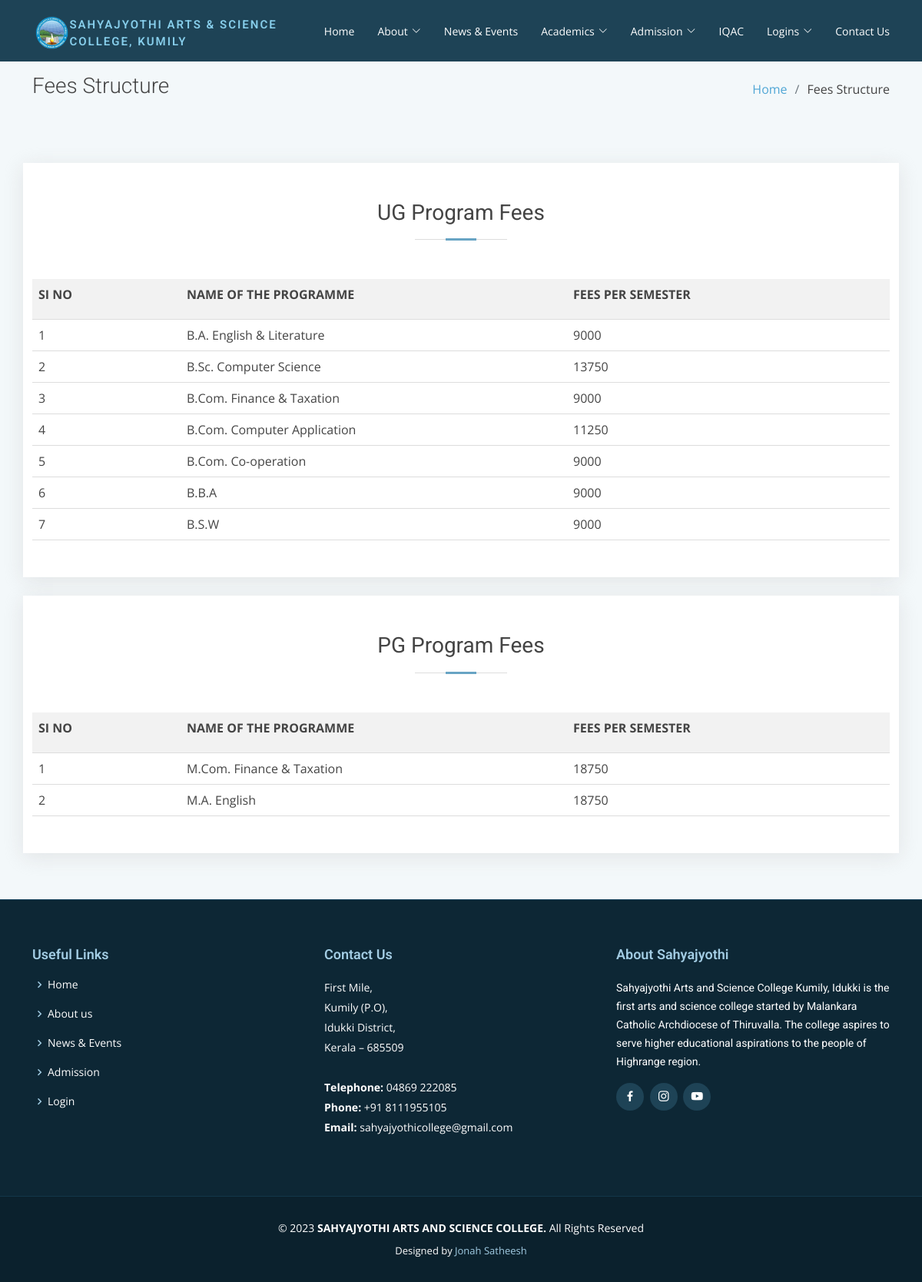
The page /fees on the database its author committed.
### website/models.py (models this page shows)
class Programmes_Fees(db.Model):
    id = db.Column(db.Integer, primary_key=True)
    programme = db.Column(db.String(50), unique=True)
    fees = db.Column(db.Integer)
    graduation = db.Column(db.String(5))

### website/views.py (the view)
@views.route('/fees')
def fees():
    ugfees = Programmes_Fees.query.filter_by(graduation="UG").all()
    pgfees = Programmes_Fees.query.filter_by(graduation="PG").all()
    return render_template("fees.html", ugfees=ugfees, pgfees=pgfees)

### website/templates/fees.html (shortened to what this page needs)
{% extends "about.html" %}
{% block main %}
  <main id="main">
    <section class="breadcrumbs">
      <div class="container">
        <div class="d-flex justify-content-between align-items-center">
          <h2>Fees Structure</h2>
          <ol>
            <li><a href="/index">Home</a></li>
            <li>Fees Structure</li>
          </ol>
        </div>
      </div>
    </section>
	<section class="why-us section-bg" data-aos="fade-up" date-aos-delay="200">
		<div class="container">
			<div class="section-title">
			<br><br><h2>UG Program Fees</h2>
			</div>
			<table>
				<tr>
					<th style="padding-right: 100px; padding-bottom: 20px;">SI NO</th>
					<th style="padding-right: 170px; padding-bottom: 20px;">NAME OF THE PROGRAMME</th>
					<th style="padding-right: 170px; padding-bottom: 20px;">FEES PER SEMESTER</th>
				</tr>
				{% for x in ugfees %}
				<tr>
					<td>{{ loop.index }}</td>
					<td>{{ x.programme }}</td>
					<td>{{ x.fees }}</td>
				</tr>
				{% endfor %}
		</table>
		<br><br>
		</div>
		<br>
		<div class="container">
			<div class="section-title">
			<br><br><h2>PG Program Fees</h2>
			</div>
			<table>
				<tr>
					<th style="padding-right: 100px; padding-bottom: 20px;">SI NO</th>
					<th style="padding-right: 170px; padding-bottom: 20px;">NAME OF THE PROGRAMME</th>
					<th style="padding-right: 170px; padding-bottom: 20px;">FEES PER SEMESTER</th>
				</tr>
				{% for x in pgfees %}
				<tr>
					<td>{{ loop.index }}</td>
					<td>{{ x.programme }}</td>
					<td>{{ x.fees }}</td>
				</tr>
				{% endfor %}
		</table>
		<br><br>
		</div>
	</section>
  </main>
  {% endblock %}

### website/static/css/style.css (style rules this page uses)
body { font-family: "Open Sans", sans-serif; color: #444; }
a { color: #4fa6d5; text-decoration: none; }
h1, h2, h3, h4, h5, h6, .font-primary { font-family: "Roboto", sans-serif; }
#main { margin-top: 80px; }
section { padding: 60px 0; }
.section-bg { background-color: #f3f8fa; }
.section-title { text-align: center; padding-bottom: 30px; }
.section-title h2 { font-size: 28px; font-weight: 400; margin-bottom: 20px; padding-bottom: 20px; position: relative; }
.section-title h2::before { content: ""; position: absolute; display: block; width: 120px; height: 1px; background: #ddd; bottom: 1px; left: calc(50% - 60px); }
.section-title h2::after { content: ""; position: absolute; display: block; width: 40px; height: 3px; background: #68A4C4; bottom: 0; left: calc(50% - 20px); }
.breadcrumbs { padding: 15px 0; background-color: #f3f8fa; min-height: 40px; }
.breadcrumbs h2 { font-size: 28px; font-weight: 300; }
.breadcrumbs ol { display: flex; flex-wrap: wrap; list-style: none; padding: 0; margin: 0; }
.breadcrumbs ol li+li { padding-left: 10px; }
.breadcrumbs ol li+li::before { display: inline-block; padding-right: 10px; color: #6c757d; content: "/"; }
.why-us .container { box-shadow: 0 5px 25px 0 rgba(214, 215, 216, 0.6); background: #fff; }

### website/templates/about.html (style rules this page uses)
table { border-collapse: collapse; width: 100%; }
th { position: sticky; top: 0; background-color: #f2f2f2; }
th, td { padding: 8px; text-align: left; border-bottom: 1px solid #ddd; }
td { max-width: 100px; overflow: hidden; text-overflow: ellipsis; white-space: nowrap; }

### rows shown on the page
Programmes_Fees: programme "B.A. English & Literature", fees "9000"
Programmes_Fees: programme "B.Sc. Computer Science", fees "13750"
Programmes_Fees: programme "B.Com. Finance & Taxation", fees "9000"
Programmes_Fees: programme "B.Com. Computer Application", fees "11250"
Programmes_Fees: programme "B.Com. Co-operation", fees "9000"
Programmes_Fees: programme "B.B.A", fees "9000"
Programmes_Fees: programme "B.S.W", fees "9000"
Programmes_Fees: programme "M.Com. Finance & Taxation", fees "18750"
Programmes_Fees: programme "M.A. English", fees "18750"
